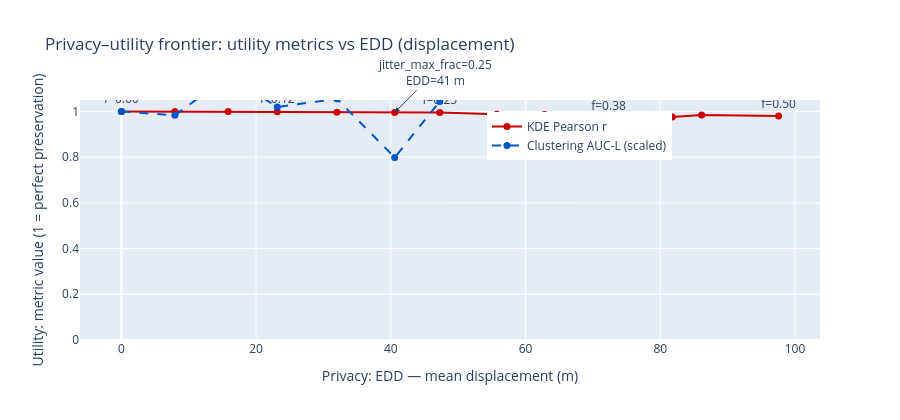

Source (notebook cell):
### Code cell
# Privacy-utility frontier plot
fig = go.Figure()

fig.add_scatter(
    x=frontier['edd_m'], y=frontier['kde_r'],
    mode='lines+markers+text',
    name='KDE Pearson r',
    line=dict(color='#cc0000', width=2),
    marker=dict(size=7),
    text=[f'f={f:.2f}' if i % 3 == 0 else '' for i, f in enumerate(frontier['frac'])],
    textposition='top center'
)
fig.add_scatter(
    x=frontier['edd_m'], y=frontier['auc_l_pct'] / 100,
    mode='lines+markers',
    name='Clustering AUC-L (scaled)',
    line=dict(color='#0055cc', width=2, dash='dash'),
    marker=dict(size=7)
)
fig.update_layout(
    title='Privacy–utility frontier: utility metrics vs EDD (displacement)',
    xaxis_title='Privacy: EDD — mean displacement (m)',
    yaxis_title='Utility: metric value (1 = perfect preservation)',
    yaxis=dict(range=[0, 1.05]),
    height=420,
    legend=dict(x=0.55, y=0.95)
)
fig.add_annotation(x=frontier['edd_m'].iloc[5], y=frontier['kde_r'].iloc[5],
    text=f"jitter_max_frac=0.25<br>EDD={frontier['edd_m'].iloc[5]:.0f} m",
    showarrow=True, arrowhead=2, ax=40, ay=-40)
fig.show()

### Figure 1 — Plotly figure (JSON) as saved in the notebook; plotly's stock layout.template omitted (floating-point values rounded to 4 significant figures)
{"data": [{"line": {"color": "#cc0000", "width": 2}, "marker": {"size": 7}, "mode": "lines+markers+text", "name": "KDE Pearson r", "text": ["f=0.00", "", "", "f=0.12", "", "", "f=0.25", "", "", "f=0.38", "", "", "f=0.50"], "textposition": "top center", "type": "scatter", "x": [0.0, 7.947, 15.85, 23.15, 32.0, 40.58, 47.27, 55.74, 62.82, 72.33, 81.78, 86.15, 97.57], "y": [1.0, 0.9997, 0.9992, 0.9986, 0.9963, 0.9957, 0.9956, 0.9877, 0.9869, 0.9716, 0.9752, 0.984, 0.9804]}, {"line": {"color": "#0055cc", "dash": "dash", "width": 2}, "marker": {"size": 7}, "mode": "lines+markers", "name": "Clustering AUC-L (scaled)", "type": "scatter", "x": [0.0, 7.947, 15.85, 23.15, 32.0, 40.58, 47.27, 55.74, 62.82, 72.33, 81.78, 86.15, 97.57], "y": [1.0, 0.9828, 1.155, 1.019, 1.055, 0.7986, 1.044, 1.214, 1.178, 1.129, 1.386, 1.475, 1.59]}], "layout": {"annotations": [{"arrowhead": 2, "ax": 40, "ay": -40, "showarrow": true, "text": "jitter_max_frac=0.25<br>EDD=41 m", "x": 40.58, "y": 0.9957}], "height": 420, "legend": {"x": 0.55, "y": 0.95}, "title": {"text": "Privacy–utility frontier: utility metrics vs EDD (displacement)"}, "xaxis": {"title": {"text": "Privacy: EDD — mean displacement (m)"}}, "yaxis": {"range": [0, 1.05], "title": {"text": "Utility: metric value (1 = perfect preservation)"}}}}
